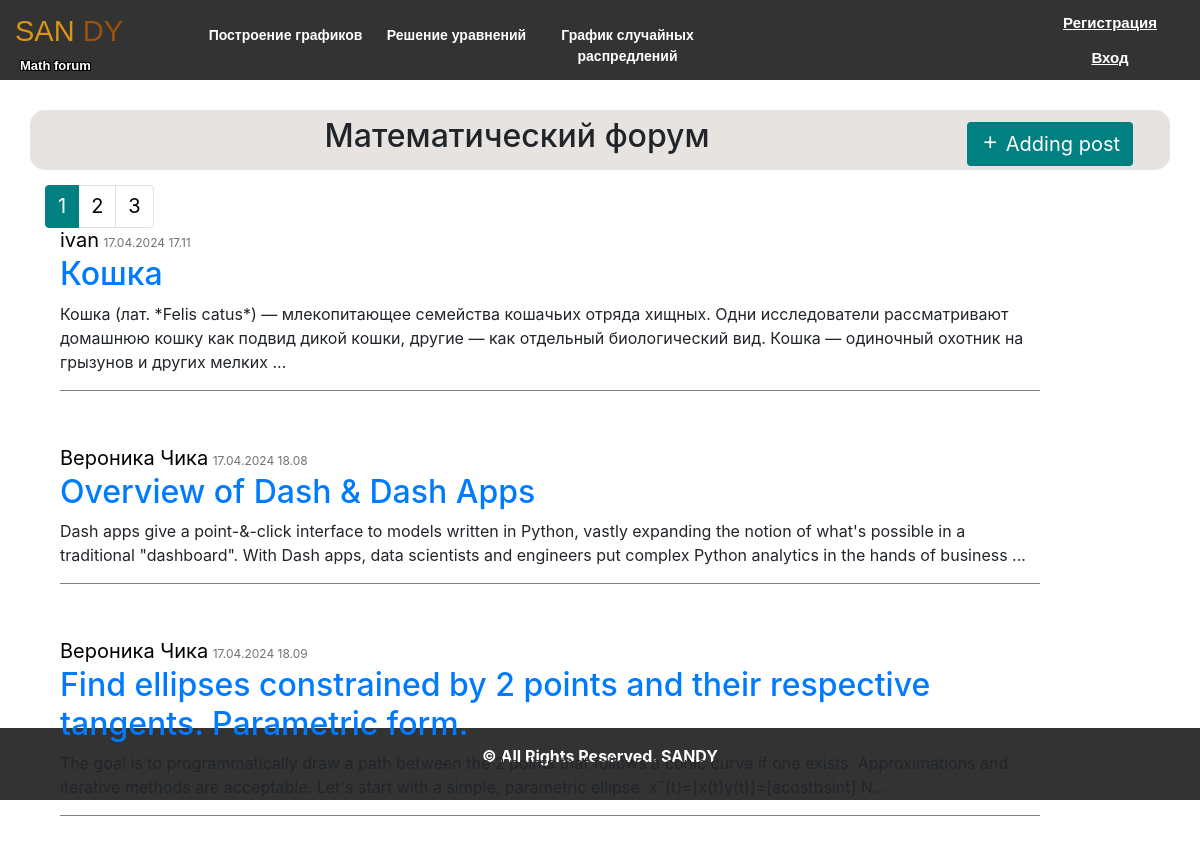
/forum, run on an earlier commit of the app's database.
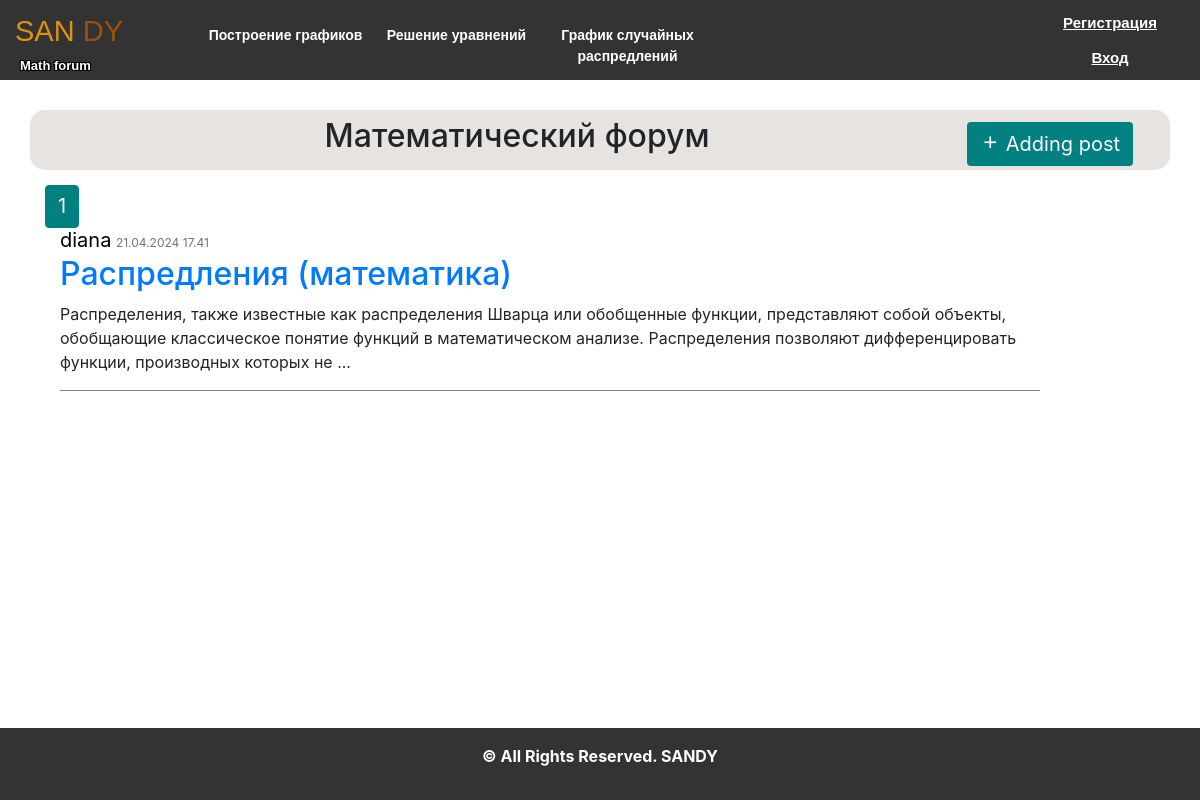
And on a later commit of the database.
### data/post.py (models this page shows, shortened)
class Post(SqlAlchemyBase, SerializerMixin):
    __tablename__ = 'posts'
    id = sqlalchemy.Column(sqlalchemy.Integer, primary_key=True, autoincrement=True)
    team_leader = sqlalchemy.Column(sqlalchemy.Integer, sqlalchemy.ForeignKey("users.id"))
    user = orm.relationship('User')
    title = sqlalchemy.Column(sqlalchemy.String, nullable=True)
    posts = sqlalchemy.Column(sqlalchemy.String, nullable=True)
    views = sqlalchemy.Column(sqlalchemy.Integer, default=0)
    image_post = sqlalchemy.Column(sqlalchemy.String(50), nullable=False, default='default.jpg')
    start_date = sqlalchemy.Column(sqlalchemy.DateTime, default=datetime.datetime.now)

### data/users.py (models this page shows, shortened)
class User(SqlAlchemyBase, UserMixin, SerializerMixin):
    __tablename__ = 'users'
    id = sqlalchemy.Column(sqlalchemy.Integer, primary_key=True, autoincrement=True)
    username = sqlalchemy.Column(sqlalchemy.String, nullable=True)
    email = sqlalchemy.Column(sqlalchemy.String, index=True, unique=True, nullable=True)
    hashed_password = sqlalchemy.Column(sqlalchemy.String, nullable=True)
    post = orm.relationship("Post", back_populates='user')

### flask_app.py (the view)
@app.route("/", methods=['GET', 'POST'])
@app.route("/forum", methods=['GET', 'POST'])
def forum():
    session = db_session.create_session()
    posts = session.query(Post).all()
    if posts:
        page = request.args.get('page', 1, type=int)  # Получаем номер текущей страницы из параметров запроса
        per_page = 3  # Количество постов на одной странице
        total_posts = len(posts)  # Общее количество постов
        start_index = (page - 1) * per_page
        end_index = min(start_index + per_page, total_posts)
        posts_on_page = posts[start_index:end_index]
        pagination_info = {
            'total': total_posts,
            'page': page,
            'per_page': per_page,
            'pages': total_posts // per_page + (1 if total_posts % per_page > 0 else 0)
        }
        total_pages = total_posts // per_page + (1 if total_posts % per_page > 0 else 0)
        return render_template("index.html", title='Математический форум',
                           posts=posts_on_page, total_pages=total_pages, page=page)
    return render_template("index.html", title='Математический форум',
                           either="Пока ещё не опубликовано ни одного поста", total_pages=0)

### data/db_session.py (called while the page is built)
def create_session() -> Session:
    global __factory
    return __factory()

### templates/index.html
{% extends "base.html" %}
{% block content %}
<div class="container">
    <div class="header" style="text-align: center; margin: 15px; padding: 7px;">
        <a href="/post" class="btn" style="margin-top: 5px;"><i class='bx bx-plus'></i> Adding post</a>
        <h2>{{title}}</h2>
    </div>
    {% if either %}
        <div style="background-color: #fff; text-align: center;"><h3>{{ either}}</h3></div>
    {% else %}
        {% if posts %}
            <div class="container_blog">
                <div class="blog_content">
                  {% for item in posts %}
                    <div class="post-content">
                        <a style="font-size: 20px; color: black;">{{item.user.username}}</a>
                        <a style="color: #727272; font-size: 12px;">{{item.start_date.strftime('%d.%m.%Y %H.%M')}}</a>
                        <a href="{{ url_for('look_post', post_id=item.id) }}"><h2>{{item.title}}</h2></a>
                        {% if item.posts|count >= 100 or item %}
                            <p class="article-content" align="left">{{ item.posts|safe|truncate(250, True) }}
                        {% else %}
                            <p class="article-content" align="left">{{ item.posts }}</p>
                        {% endif %}
                        <hr />
                    </div>
                  {% endfor %}
                </div>
            </div>
        {% endif %}
        <nav aria-label="Page navigation example" style="float: left; margin-bottom: 10px; text-align: center; ">
          <ul class="pagination justify-content-center">
            {% for page_num in range(1, total_pages + 1) %}
              {% if page_num == page %}
                <li class="page-item active"><a class="page-link" href="{{ url_for('forum', page=page_num) }}"
                                                style="background-color: teal; border-color: teal;">{{ page_num }}</a></li>
              {% else %}
                <li class="page-item"><a class="page-link" href="{{ url_for('forum', page=page_num) }}"
                                         style="color: black">{{ page_num }}</a></li>
              {% endif %}
            {% endfor %}
          </ul>
        </nav>
    {% endif %}
</div>
{% endblock %}

### templates/base.html (shortened to what this page needs)
<!doctype html>
<html lang="en">
  <head>
    <link rel="stylesheet" href="/static/css/style.css">
    <link rel="stylesheet" href="https://cdn.jsdelivr.net/npm/bootstrap-icons@1.11.3/font/bootstrap-icons.min.css">
    <link rel="stylesheet"
          href="https://stackpath.bootstrapcdn.com/bootstrap/4.4.1/css/bootstrap.min.css"
>
    <link href='https://unpkg.com/boxicons@2.1.4/css/boxicons.min.css' rel='stylesheet'>
  </head>
  <body>
    <div id="block-body">
      <header>
        <div class="logo">
          <a href="/" style="text-decoration: none">
            <span class="use">SAN</span>
            <span class="web">DY</span>
          </a>
          <p>Math forum</p>
        </div>
        <div class="top-menu">
          <ul>
            <li><a href="/graf">Построение графиков</a></li>
            <li><a href="/uravn">Решение уравнений</a></li>
            <li><a href="/raspr">График случайных распредлений</a></li>
          </ul>
        </div>
        <div class="block-top-auth">
          {% if current_user.is_authenticated %}
          <a class="nikname" href="/logout" title="log out" >{{ current_user.username }}</a>
          {% else %}
          <p><a href="/register" >Регистрация</a></p>
          <p><a href="/login" >Вход</a></p>
          {% endif %}
        </div>
      </header>
    </div>
    <main>
      {% block content %}
      {% endblock %}
    </main>
    <footer class="page-footer">
      <p><b>© All Rights Reserved. SANDY</b></p>
    </footer>
  </body>
</html>

### static/css/style.css (style rules this page uses)
* { margin: 0; padding: 0; }
body { background-image: url("../img/white-needle.png"); }
#block-body { width: 100%; height: auto; }
header { width: screen width; height: 80px; background-color: #333; }
.logo { width: 200px; float: left; height: 80px; }
.logo a { display: block; margin-left: 15px; margin-top: 10px; font-family: "Exo2-Bold", sans-serif; font-size: 29px; color: #b2aeb2; text-decoration: none; cursor: pointer; }
.use { color: #db9411; }
.web { color: hsl(29, 85%, 33%); }
.logo p { margin-left: 20px; margin-top: 2px; margin-bottom: 5px; font-family: "Exo2-Medium", sans-serif; font-size: 13px; color: white; font-weight: 800; text-shadow: -1px -1px 0 #000, 1px -1px 0 #000, -1px 1px 0 #000, 1px 1px 0 #000; }
.top-menu { width: screen width; height: 80px; float: left; }
.top-menu ul li { list-style: none; float: left; text-align: center; }
.top-menu ul li a { display: block; width: 171px; text-decoration: none; font-family: "Exo2-Medium", sans-serif; font-size: 14px; color: white; height: 80px; padding-top: 25px; cursor: pointer; font-weight: 550; border-radius: 20px; }
.block-top-auth { width: 100px; float: right; margin-right: 40px; height: 80px; }
.block-top-auth p { margin-top: 10px; text-align: center; margin-bottom: 10px; }
.block-top-auth a { text-decoration: none; color: white; font-family: "Exo2-Medium", sans-serif; font-size: 15px; font-weight: 700; text-decoration: underline; cursor: pointer; }
.page-footer { padding: 1rem; background: #333; color: #fff; text-align: center; }
body { display: flex; flex-direction: column; }
html, body { min-height: 100vh; }
main { flex-grow: 1; }
footer { flex-grow: 0; }
.container { margin: 30px; border: 10px; background-color: #e6e3e0; border-radius: 15px; }
.container_blog { display: block; position: absolute; margin-top: 15px; }
.post-content { padding: 20px 10px 10px 10px; margin: 5px; max-width: 1000px; }
.post-content { width: 1000px; }
.container .header .btn { background-color: teal; color: #fff; transition: all .7s; float: right; }
.container hr { display: block; height: 1px; border: 0; border-top: 1px solid grey; margin: 1em 0; padding: 0; }
.container a { font-size: 20px; margin-bottom: 15px; }

What changed in the data, as far as the page shows it:
removed Post: user.username "ivan", start_date "17.04.2024 17.11", title "Кошка", posts "Кошка (лат. *Felis catus*) — млекопитающее семейства кошачьих отряда хищных. Одни исследователи рассматривают домашнюю кошку как подвид дикой кошки, другие — как отдельный биологический вид. Кошка — одиночный охотник на грызунов и других мелких ..."
removed Post: user.username "Вероника Чика", start_date "17.04.2024 18.08", title "Overview of Dash & Dash Apps", posts "Dash apps give a point-&-click interface to models written in Python, vastly expanding the notion of what's possible in a traditional \"dashboard\". With Dash apps, data scientists and engineers put complex Python analytics in the hands of business ..."
removed Post: user.username "Вероника Чика", start_date "17.04.2024 18.09", title "Find ellipses constrained by 2 points and their respective tangents. Parametric form.", posts "The goal is to programmatically draw a path between the 2 points that follows a conic curve if one exists. Approximations and iterative methods are acceptable. Let's start with a simple, parametric ellipse. x¯(t)=[x(t)y(t)]=[acostbsint] N..."
added Post: user.username "diana", start_date "21.04.2024 17.41", title "Распредления (математика)", posts "Распределения, также известные как распределения Шварца или обобщенные функции, представляют собой объекты, обобщающие классическое понятие функций в математическом анализе. Распределения позволяют дифференцировать функции, производных которых не ..."
Also different on the page:
list line gone: "2"
list line gone: "3"
